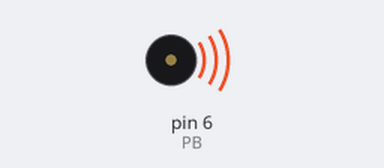
Recording of a sketch running on a simulated Arduino Uno, built with avr-gcc and run on an emulated ATmega328P. Shown: buzzer (waves = sounding).

Above: at 0.2 s.
Timing chart, 0 to 3.0 s (numbered marks = the images above):
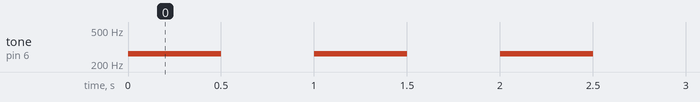

The sketch:

Buzzer.ino
```cpp
#define PB 6
#define C 262

void setup() {
  // put your setup code here, to run once:
  pinMode(PB, OUTPUT);
}

void loop() {
  // put your main code here, to run repeatedly:
  tone(PB, C, 500);
  delay(1000);
}
```

Measured:
- by itself, tone on pin 6 (PB): alternates 262 Hz for 0.50 s and silent for 0.50 s
